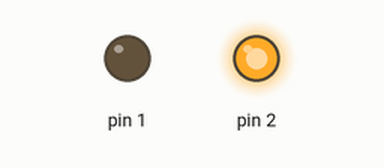
Recording of a sketch running on a simulated Arduino Uno, built with avr-gcc and run on an emulated ATmega328P. Parts: output pins drawn as LEDs (lit = HIGH).

Above: at 0.1 s.
Timing chart, 0 to 1.6 s (numbered marks = the images above):
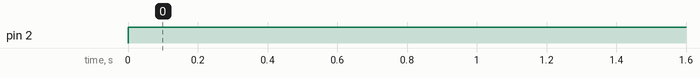

Measured:
- by itself, pin 2: LOW → HIGH at 0.00 s

The sketch:

teensy.ino
```cpp
void setup() {
  // put your setup code here, to run once:
  pinMode(1,OUTPUT);
  pinMode(2,OUTPUT);

 }

void loop() {

digitalWrite(1,LOW);
digitalWrite(2,HIGH);
digitalWrite(3,LOW);
}
```
